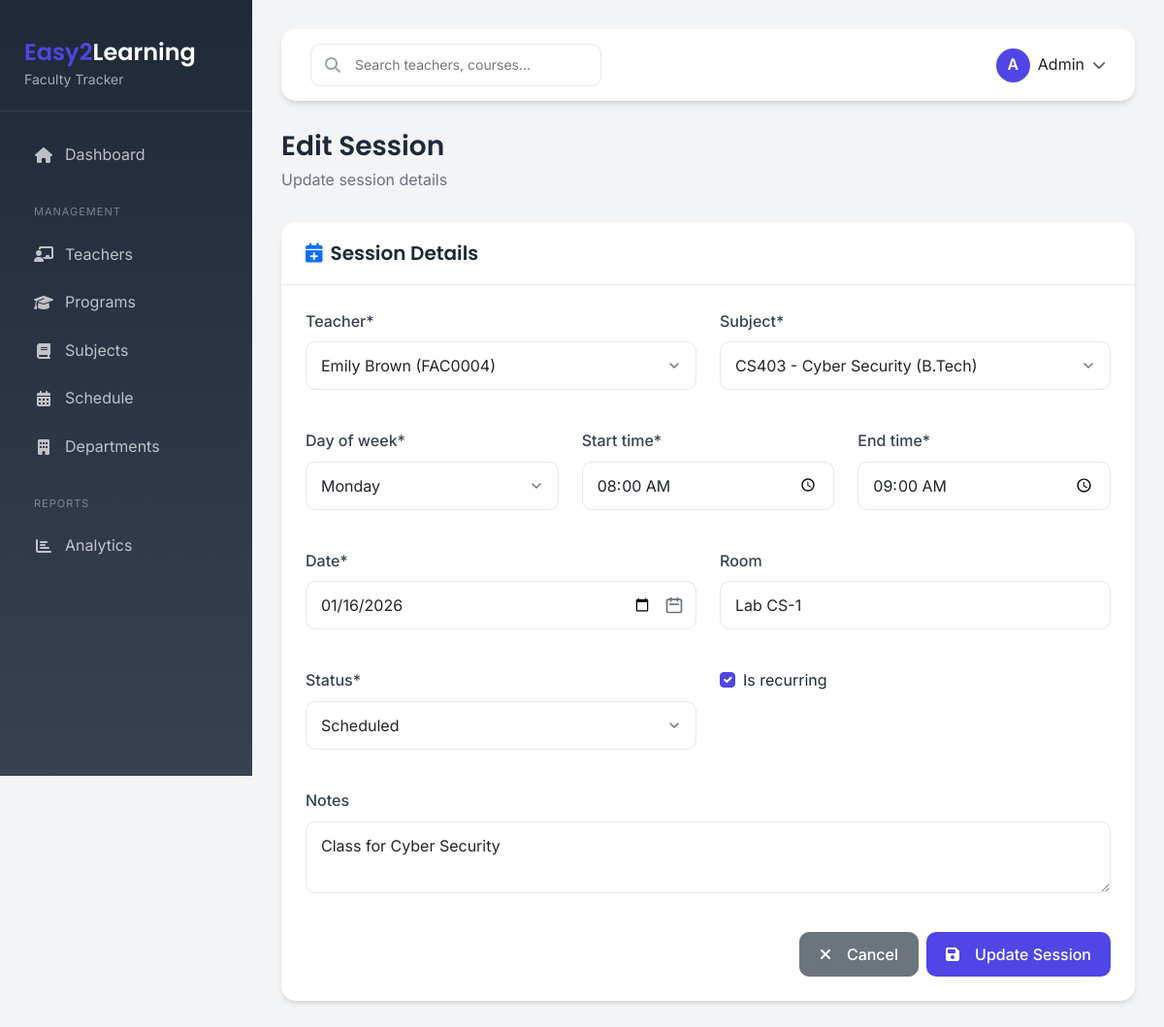
The page /schedule/101/edit/ on the database its author committed.
### faculty/models.py (models this page shows, shortened)
class Session(models.Model):
    DAYS_OF_WEEK = [
        ('monday', 'Monday'),
        ('tuesday', 'Tuesday'),
        ('wednesday', 'Wednesday'),
        ('thursday', 'Thursday'),
        ('friday', 'Friday'),
        ('saturday', 'Saturday'),
        ('sunday', 'Sunday'),
    ]
    STATUS_CHOICES = [
        ('scheduled', 'Scheduled'),
        ('in_progress', 'In Progress'),
        ('completed', 'Completed'),
        ('cancelled', 'Cancelled'),
        ('rescheduled', 'Rescheduled'),
    ]
    teacher = models.ForeignKey(Teacher, on_delete=models.CASCADE)
    subject = models.ForeignKey(Subject, on_delete=models.CASCADE)
    date = models.DateField()
    day_of_week = models.CharField(max_length=20, choices=DAYS_OF_WEEK)
    start_time = models.TimeField()
    end_time = models.TimeField()
    duration = models.DecimalField(max_digits=5, decimal_places=2, help_text="Duration in hours")
    room = models.CharField(max_length=50, blank=True)
    status = models.CharField(max_length=20, choices=STATUS_CHOICES, default='scheduled')
    notes = models.TextField(blank=True)
    is_recurring = models.BooleanField(default=False)
    created_at = models.DateTimeField(auto_now_add=True)
    updated_at = models.DateTimeField(auto_now=True)
    class Meta:
        verbose_name = 'Session'
        verbose_name_plural = 'Sessions'
        ordering = ['-date', 'day_of_week', 'start_time']

### faculty/views.py (the view, shortened to what this page needs)
# urls.py: path('schedule/<int:pk>/edit/', SessionUpdateView.as_view(), name='session_edit'),
class SessionUpdateView(UpdateView):
    model = Session
    form_class = SessionForm
    template_name = 'faculty/session_form.html'
    success_url = reverse_lazy('faculty:schedule')
    def get_context_data(self, **kwargs):
        context = super().get_context_data(**kwargs)
        context['title'] = 'Edit Session'
        return context

### faculty/models.py (called while the page is built)
    def __str__(self):
        return f"{self.first_name} {self.last_name} ({self.employee_id})"

    def __str__(self):
        return f"{self.code} - {self.name} ({self.program.name})"

### templates/faculty/session_form.html (shortened to what this page needs)
{% extends 'base.html' %}
{% load crispy_forms_tags %}
{% block content %}
<div class="page-header">
    <h1>{{ title }}</h1>
    <p>{% if object %}Update session details{% else %}Schedule a new class session{% endif %}</p>
</div>
<div class="content-card animate-fadeInUp">
    <div class="content-card-header">
        <h5><i class="fas fa-calendar-plus me-2 text-primary"></i>Session Details</h5>
    </div>
    <div class="content-card-body">
        <form method="POST" id="sessionForm">
            <div class="row g-4">
                <div class="col-md-6">
                    {{ form.teacher|as_crispy_field }}
                </div>
                <div class="col-md-6">
                    {{ form.subject|as_crispy_field }}
                </div>
                <div class="col-md-4">
                    {{ form.day_of_week|as_crispy_field }}
                </div>
                <div class="col-md-4">
                    {{ form.start_time|as_crispy_field }}
                </div>
                <div class="col-md-4">
                    {{ form.end_time|as_crispy_field }}
                </div>
                <div class="col-md-6">
                    {{ form.date|as_crispy_field }}
                </div>
                <div class="col-md-6">
                    {{ form.room|as_crispy_field }}
                </div>
                <div class="col-md-6">
                    {{ form.status|as_crispy_field }}
                </div>
                <div class="col-md-6">
                    {{ form.is_recurring|as_crispy_field }}
                </div>
                <div class="col-12">
                    {{ form.notes|as_crispy_field }}
                </div>
            </div>
            <div class="row mt-4">
                <div class="col-12 d-flex justify-content-end gap-2">
                    <a href="{% url 'faculty:schedule' %}" class="btn btn-secondary">
                        <i class="fas fa-times me-2"></i>Cancel
                    </a>
                    <button type="submit" class="btn btn-primary" id="submitBtn">
                        <i class="fas fa-save me-2"></i>{% if object %}Update{% else %}Schedule{% endif %} Session
                    </button>
                </div>
            </div>
        </form>
    </div>
</div>
{% endblock %}

### static/faculty/css/style.css (style rules this page uses)
:root { --primary-color: #4f46e5; --primary-light: #818cf8; --primary-dark: #4338ca; --secondary-color: #6b7280; --success-color: #10b981; --warning-color: #f59e0b; --danger-color: #ef4444; --info-color: #3b82f6; --light-bg: #f3f4f6; --dark-bg: #1f2937; --card-shadow: 0 4px 6px -1px rgba(0, 0, 0, 0.1), 0 2px 4px -1px rgba(0, 0, 0, 0.06); --hover-shadow: 0 10px 15px -3px rgba(0, 0, 0, 0.1), 0 4px 6px -2px rgba(0, 0, 0, 0.05); --transition-fast: 0.15s ease; --transition-normal: 0.3s ease; --transition-slow: 0.5s ease; --border-radius: 15px; --border-radius-sm: 10px; --border-radius-lg: 20px; }
* { margin: 0; padding: 0; box-sizing: border-box; }
body { font-family: 'Inter', -apple-system, BlinkMacSystemFont, 'Segoe UI', Roboto, sans-serif; background-color: var(--light-bg); color: #1f2937; line-height: 1.6; }
h1, h2, h3, h4, h5, h6 { font-family: 'Poppins', sans-serif; font-weight: 600; color: #1f2937; }
.animate-fadeInUp { animation: fadeInUp var(--transition-normal) ease forwards; }
.content-card { background: #fff; border-radius: var(--border-radius); box-shadow: var(--card-shadow); margin-bottom: 30px; transition: all var(--transition-normal); }
.content-card-header { padding: 20px 25px; border-bottom: 1px solid #e5e7eb; display: flex; justify-content: space-between; align-items: center; }
.content-card-header h5 { margin: 0; font-weight: 600; color: #1f2937; }
.content-card-body { padding: 25px; }
.btn { padding: 10px 20px; border-radius: var(--border-radius-sm); font-weight: 500; transition: all var(--transition-normal); display: inline-flex; align-items: center; justify-content: center; gap: 8px; }
.btn-primary { background: var(--primary-color); border: none; color: #fff; }
.form-control, .form-select { border-radius: var(--border-radius-sm); border: 1px solid #e5e7eb; padding: 12px 15px; transition: all var(--transition-fast); }
.form-label { font-weight: 500; color: #374151; margin-bottom: 8px; }
.form-check-input:checked { background-color: var(--primary-color); border-color: var(--primary-color); }
.page-header { margin-bottom: 30px; animation: fadeInUp var(--transition-normal) ease; }
.page-header h1 { font-size: 28px; font-weight: 600; color: #1f2937; margin-bottom: 5px; }
.page-header p { color: var(--secondary-color); margin: 0; }

### templates/base.html (style rules this page uses)
:root { --primary-color: #4f46e5; --secondary-color: #6b7280; --success-color: #10b981; --warning-color: #f59e0b; --danger-color: #ef4444; --info-color: #3b82f6; --light-bg: #f3f4f6; --dark-bg: #1f2937; --card-shadow: 0 4px 6px -1px rgba(0, 0, 0, 0.1), 0 2px 4px -1px rgba(0, 0, 0, 0.06); --hover-shadow: 0 10px 15px -3px rgba(0, 0, 0, 0.1), 0 4px 6px -2px rgba(0, 0, 0, 0.05); }
* { margin: 0; padding: 0; box-sizing: border-box; }
body { font-family: 'Inter', sans-serif; background-color: var(--light-bg); min-height: 100vh; }
.page-header { margin-bottom: 30px; animation: fadeInUp 0.5s ease; }
.page-header h1 { font-size: 28px; font-weight: 600; color: #1f2937; margin-bottom: 5px; }
.page-header p { color: #6b7280; margin: 0; }
.content-card { background: #fff; border-radius: 15px; box-shadow: var(--card-shadow); margin-bottom: 30px; animation: fadeInUp 0.5s ease; }
.content-card-header { padding: 20px 25px; border-bottom: 1px solid #e5e7eb; display: flex; justify-content: space-between; align-items: center; }
.content-card-header h5 { margin: 0; font-weight: 600; color: #1f2937; }
.content-card-body { padding: 25px; }
.btn { padding: 10px 20px; border-radius: 10px; font-weight: 500; transition: all 0.3s ease; }
.btn-primary { background: var(--primary-color); border: none; }
.form-control, .form-select { border-radius: 10px; border: 1px solid #e5e7eb; padding: 12px 15px; transition: all 0.3s ease; }
.form-label { font-weight: 500; color: #374151; margin-bottom: 8px; }
.custom-select, .form-select { background-position: right 12px center; background-repeat: no-repeat; background-size: 20px; padding-right: 45px; cursor: pointer; appearance: none; -webkit-appearance: none; -moz-appearance: none; }
input[type="date"] { background-position: right 12px center; background-repeat: no-repeat; background-size: 20px; padding-right: 45px; }
.animate-fadeInUp { animation: fadeInUp 0.5s ease forwards; }

### rows shown on the page
Session: teacher "Emily Brown (FAC0004)", subject "CS403 - Cyber Security (B.Tech)", day_of_week "Monday", start_time "08:00:00", end_time "09:00:00", date "01/16/2026", room "Lab CS-1", status "Scheduled", is_recurring "☑", notes "Class for Cyber Security"

### other values the page prints
{{ title }} "Edit Session"
